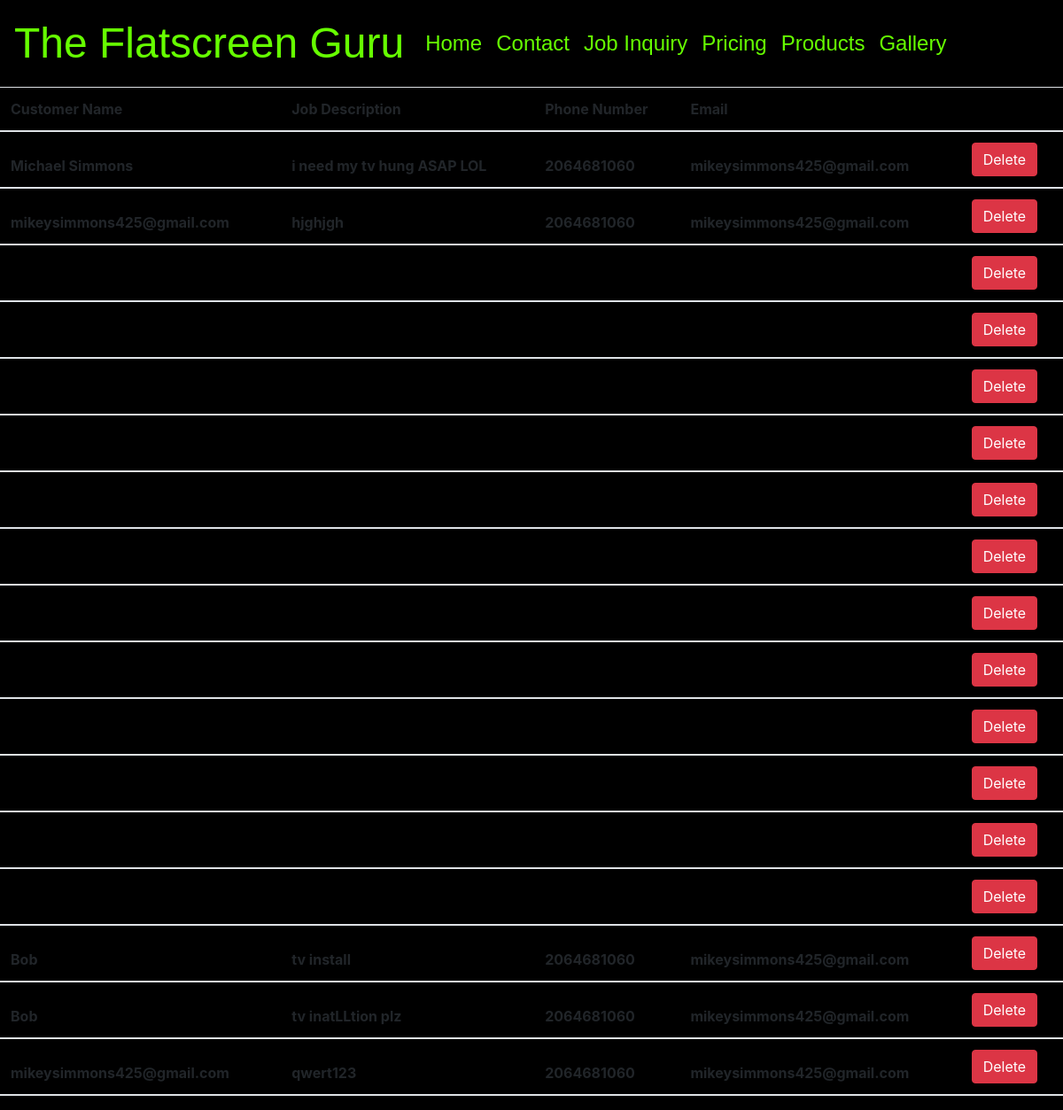
The page /jobs on the database as committed earlier.
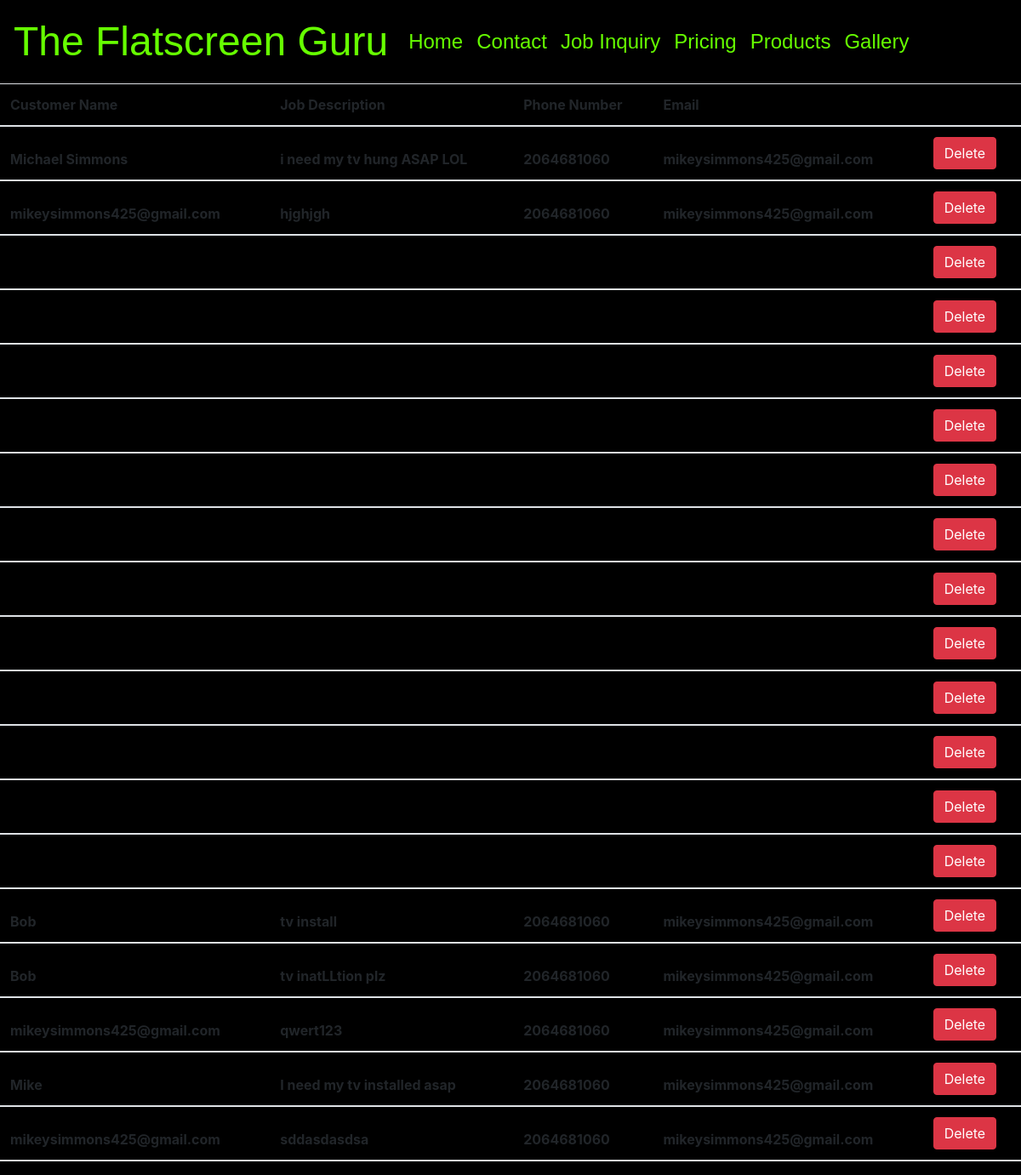
The same page on the database as committed later.
### main/models.py (models this page shows)
class Job(models.Model):
    customer_name = models.CharField(max_length=255)
    job_desc = models.TextField()
    location = models.CharField(max_length=255)
    phone_number = models.CharField(default = 000, max_length = 20)
    email_address = models.CharField(default = "no email", max_length = 100)
    created_at = models.DateTimeField(auto_now_add=True)
    updated_at = models.DateTimeField(auto_now=True)
    objects = JobManager()

### main/views.py (the view)
# urls.py: path('jobs', views.jobs_display),
def jobs_display(request):
    all_jobs = Job.objects.all()
    context = {
        'all_jobs' : all_jobs
        }
    return render(request,'jobs.html',context)

### main/templates/jobs.html (shortened to what this page needs)
<!DOCTYPE html>
<html lang="en">
<head>
    <link rel="stylesheet" href="https://stackpath.bootstrapcdn.com/bootstrap/4.4.1/css/bootstrap.min.css">
    <link rel="stylesheet" href="static/css/style.css">
</head>
<body>
    <div id="container">
        <nav class="navbar navbar-expand-lg navbar-light">
            <a class="navbar-brand" href="/">The Flatscreen Guru</a>
            <div class="collapse navbar-collapse" id="navbarSupportedContent">
                <ul class="navbar-nav mr-auto">
                    <li class="nav-item active">
                        <a class="nav-link" href="/">Home <span class="sr-only">(current)</span></a>
                    </li>
                    <li class="nav-item">
                        <a class="nav-link" href="/contact">Contact</a>
                    </li>
                    <li class="nav-item">
                        <a class="nav-link" href="/jobinquiry">Job Inquiry</a>
                    </li>
                    <li class="nav-item">
                        <a class="nav-link" href="/pricing">Pricing</a>
                    </li>
                    <li class="nav-item">
                        <a class="nav-link" href="/products">Products</a>
                    </li>
                    <li class="nav-item">
                        <a class="nav-link" href="/gallery">Gallery</a>
                    </li>
                </ul>
            </div>
        </nav>
        <table class="table">
            <thead>
                <tr>
                    <th scope="col">Customer Name</th>
                    <th scope="col">Job Description</th>
                    <th scope="col">Phone Number</th>
                    <th scope="col">Email</th>
                    <th scope="col"></th>
                </tr>
                {%for job in all_jobs%}
                <tr>
                    <th scope="col">{{job.customer_name}}</th>
                    <th scope="col">{{job.job_desc}}</th>
                    <th scope="col">{{job.phone_number}}</th>
                    <th scope="col">{{job.email_address}}</th>
                    <form action="/delete" method="POST">
                    <th scope="col">
                        <button type="submit" class="btn btn-danger">Delete</button></th>
                    </form>
                </tr>
                {%endfor%}
        </table>
    </div>
</body>
</html>

Rows that differ between the two databases and show on the page:
added Job: customer_name "Mike", job_desc "I need my tv installed asap", phone_number "2064681060", email_address "mikeysimmons425@gmail.com"
added Job: customer_name "mikeysimmons425@gmail.com", job_desc "sddasdasdsa", phone_number "2064681060", email_address "mikeysimmons425@gmail.com"
